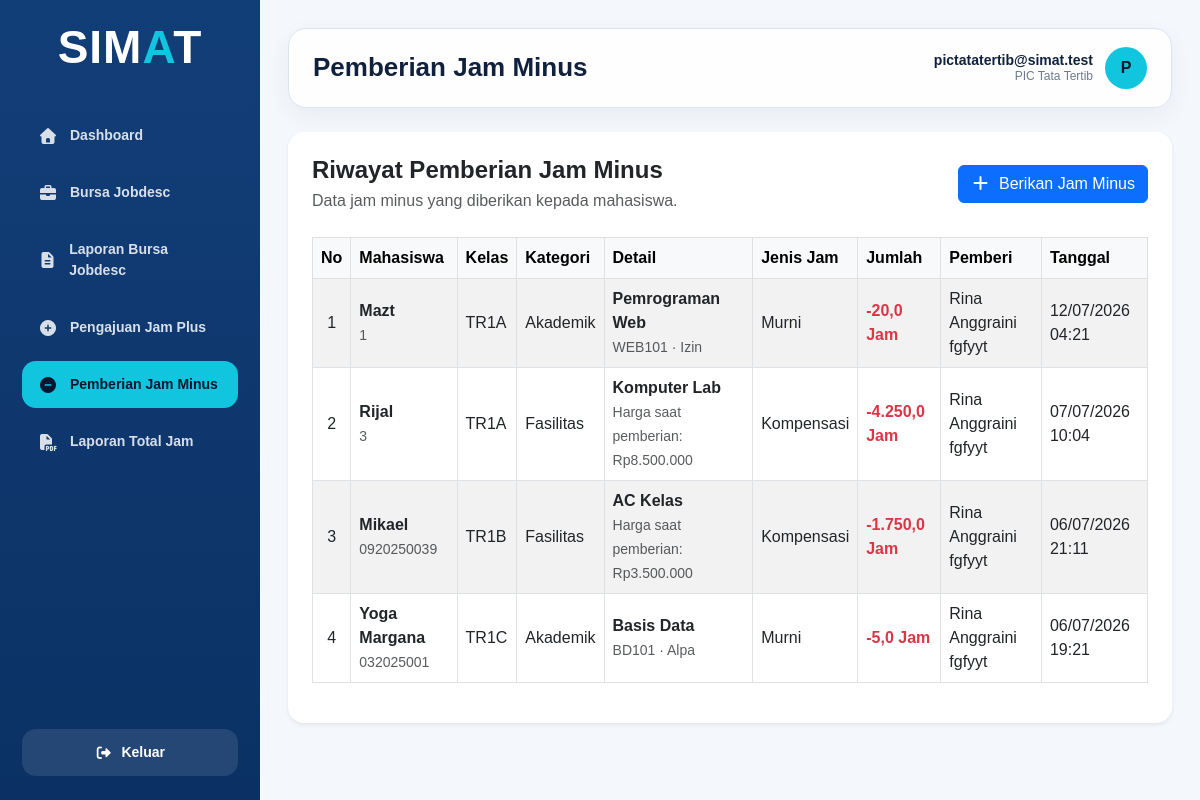
Page /transaksi/pemberian_jam_minus/index.php (signed in) on the earlier database version.
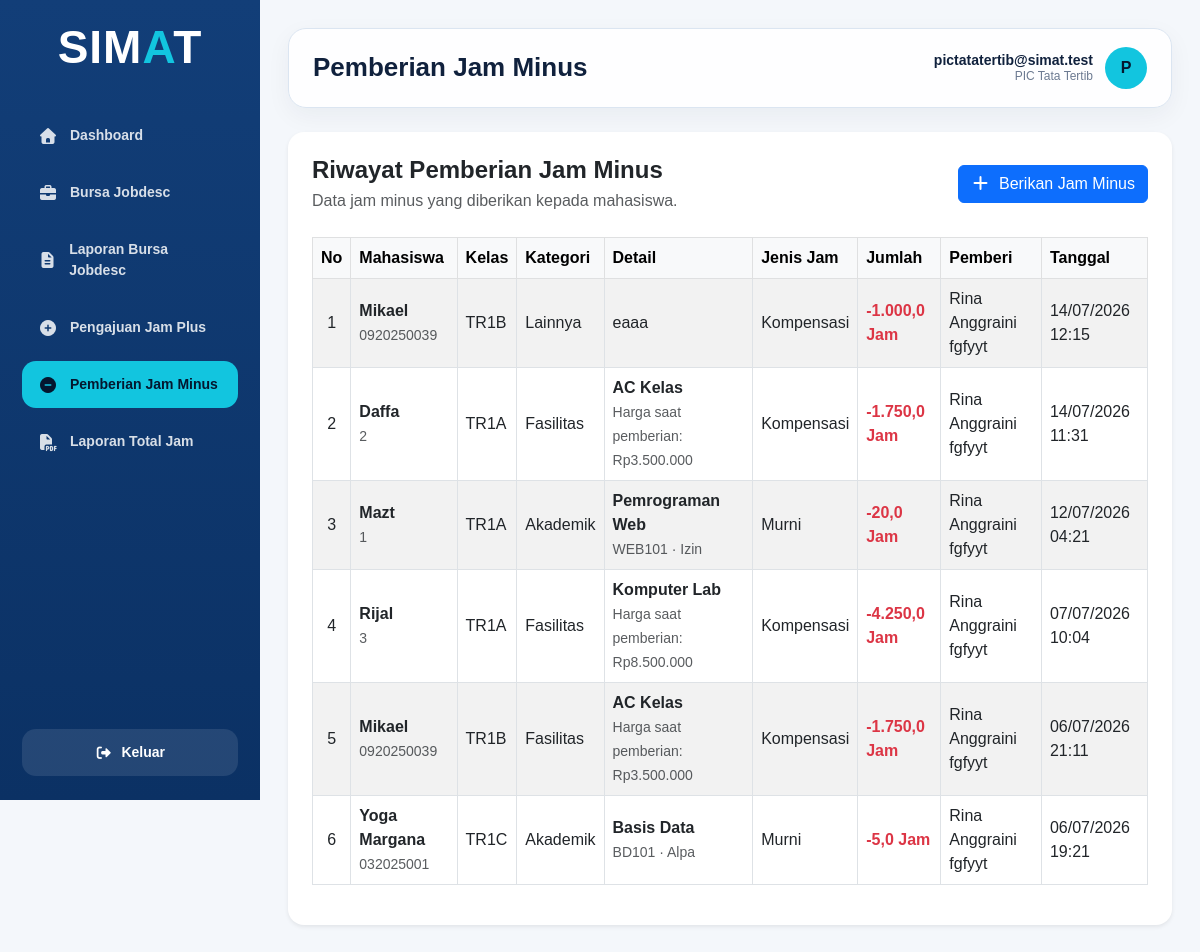
Same page on the later database version.
### tables this page shows
CREATE TABLE `pemberian_jam_minus` (
  `id_pemberian_jam_minus` int(11) NOT NULL,
  `kategori_pelanggaran` enum('Akademik','Fasilitas','Lainnya') NOT NULL,
  `id_detail_kelas_pada_mata_kuliah` int(11) DEFAULT NULL,
  `keterangan_absensi` enum('Izin','Sakit','Alpa') DEFAULT NULL,
  `id_fasilitas` int(11) DEFAULT NULL,
  `harga_fasilitas_saat_pemberian` decimal(15,2) DEFAULT NULL,
  `nama_pelanggaran` varchar(100) NOT NULL,
  `deskripsi_pelanggaran` text DEFAULT NULL,
  `jumlah_jam_minus` decimal(10,1) NOT NULL,
  `jenis_jam` enum('Murni','Kompensasi') NOT NULL,
  `tanggal_pemberian` datetime NOT NULL
);

CREATE TABLE `mahasiswa` (
  `id_mahasiswa` int(11) NOT NULL,
  `id_kelas` int(11) NOT NULL,
  `id_periode_akademik` int(11) NOT NULL,
  `nim` varchar(20) NOT NULL,
  `nama_mahasiswa` varchar(50) NOT NULL,
  `email` varchar(50) DEFAULT NULL,
  `no_hp` varchar(20) DEFAULT NULL,
  `saldo_jam_minus_murni` decimal(10,1) NOT NULL DEFAULT 0.0,
  `saldo_jam_minus_kompensasi` decimal(10,1) NOT NULL DEFAULT 0.0,
  `saldo_jam_plus_murni` decimal(10,1) NOT NULL DEFAULT 0.0,
  `saldo_jam_plus_kompensasi` decimal(10,1) NOT NULL DEFAULT 0.0,
  `status_mahasiswa` enum('Aktif','Tidak Aktif','Lulus','Cuti') DEFAULT 'Aktif'
);

CREATE TABLE `kelas` (
  `id_kelas` int(11) NOT NULL,
  `nama_kelas` varchar(5) NOT NULL,
  `tingkat` enum('1','2','3','4') NOT NULL,
  `jumlah_mahasiswa` int(11) DEFAULT 0,
  `status_kelas` enum('Aktif','Tidak Aktif') DEFAULT 'Aktif'
);

CREATE TABLE `mata_kuliah` (
  `id_matakuliah` int(11) NOT NULL,
  `nama_mata_kuliah` varchar(30) NOT NULL,
  `kode_mata_kuliah` varchar(10) NOT NULL,
  `sks` int(11) NOT NULL,
  `semester` enum('1','2','3','4','5','6','7','8') NOT NULL,
  `status_mata_kuliah` enum('Aktif','Tidak Aktif') DEFAULT 'Aktif'
);

CREATE TABLE `fasilitas` (
  `id_fasilitas` int(11) NOT NULL,
  `nama_fasilitas` varchar(50) NOT NULL,
  `harga` decimal(15,2) DEFAULT 0.00,
  `status_fasilitas` enum('Aktif','Tidak Aktif') DEFAULT 'Aktif',
  `tanggal_pendataan` datetime NOT NULL
);

### config/function.php (called while the page is built, shortened)
<?php
function aman($data)
{
    return htmlspecialchars($data ?? '', ENT_QUOTES, 'UTF-8');
}
function ambil_data_procedure($koneksi, $sql)
{
    $data = [];
    $query = mysqli_query($koneksi, $sql);
    if ($query) {
        while ($row = mysqli_fetch_assoc($query)) {
            $data[] = $row;
        }
    }
    return $data;
}
function format_jam($nilai)
{
    return number_format((float) $nilai, 1, ',', '.');
}
?>

### transaksi/pemberian_jam_minus/index.php (the view, shortened to what the rows shown need)
<?php
require_once "../../config/koneksi.php";
require_once "../../config/function.php";
$data_pemberian = ambil_data_procedure(
    $koneksi,
    "CALL usp_select_pemberian_jam_minus()"
);
require_once "../../includes/dashboard_header.php";
?>
<main class="main-content">
    <div class="topbar">
        <h1 class="page-title">
            Pemberian Jam Minus
        </h1>
    </div>
    <div class="content-wrapper">
        <div class="card border-0 shadow-sm rounded-4">
            <div class="card-body p-4">
                <div class="table-responsive">
                    <table
                        id="myTable"
                        class="
                            table
                            table-hover
                            table-bordered
                            table-striped
                            align-middle
                        "
                    >
                        <thead class="table-light">
                            <tr>
                                <th>No</th>
                                <th>Mahasiswa</th>
                                <th>Kelas</th>
                                <th>Kategori</th>
                                <th>Detail</th>
                                <th>Jenis Jam</th>
                                <th>Jumlah</th>
                                <th>Pemberi</th>
                                <th>Tanggal</th>
                            </tr>
                        </thead>
                        <tbody>
                        <?php if (
                            count($data_pemberian) > 0
                        ) { ?>
                            <?php $no = 1; ?>
                            <?php foreach (
                                $data_pemberian as $row
                            ) { ?>
                                <tr>
                                    <td class="text-center">
                                        <?= $no++; ?>
                                    </td>
                                    <td>
                                        <div class="fw-semibold">
                                            <?= aman(
                                                $row[
                                                    'nama_mahasiswa'
                                                ]
                                            ); ?>
                                        </div>
                                        <small class="text-muted">
                                            <?= aman(
                                                $row['nim']
                                            ); ?>
                                        </small>
                                    </td>
                                    <td>
                                        <?= aman(
                                            $row['nama_kelas']
                                        ); ?>
                                    </td>
                                    <td>
                                        <?= aman(
                                            $row[
                                                'kategori_pelanggaran'
                                            ]
                                        ); ?>
                                    </td>
                                    <td>
                                    <?php if (
                                        $row[
                                            'kategori_pelanggaran'
                                        ] === 'Akademik'
                                    ) { ?>
                                        <div class="fw-semibold">
                                            <?= aman(
                                                $row[
                                                    'nama_mata_kuliah'
                                                ]
                                            ); ?>
                                        </div>
                                        <small class="text-muted">
                                            <?= aman(
                                                $row[
                                                    'kode_mata_kuliah'
                                                ]
                                            ); ?>
                                            ·
                                            <?= aman(
                                                $row[
                                                    'keterangan_absensi'
                                                ]
                                            ); ?>
                                        </small>
                                    <?php } elseif (
                                        $row[
                                            'kategori_pelanggaran'
                                        ] === 'Fasilitas'
                                    ) { ?>
                                        <div class="fw-semibold">
                                            <?= aman(
                                                $row[
                                                    'nama_fasilitas'
                                                ]
                                            ); ?>
                                        </div>
                                        <small class="text-muted">
                                            Harga saat pemberian:
                                            Rp<?= number_format(
                                                (float) $row['harga_fasilitas_saat_pemberian'],
                                                    0,',','.'
                                            ); ?>
                                        </small>
                                    <?php } else { ?>
                                        <?= nl2br(
                                            aman(
                                                $row[
                                                    'deskripsi_pelanggaran'
                                                ]
                                            )
                                        ); ?>
                                    <?php } ?>
                                    </td>
                                    <td>
                                        <?= aman(
                                            $row['jenis_jam']
                                        ); ?>
                                    </td>
                                    <td class="fw-bold text-danger">
                                        -<?= format_jam($row['jumlah_jam_minus']); ?> Jam
                                    </td>
                                    <td>
                                        <?= aman(
                                            $row['nama_pemberi']
                                        ); ?>
                                    </td>
                                    <td>
                                        <?= date(
                                            'd/m/Y H:i',
                                            strtotime(
                                                $row[
                                                    'tanggal_pemberian'
                                                ]
                                            )
                                        ); ?>
                                    </td>
                                </tr>
                            <?php } ?>
                        <?php } ?>
                        </tbody>
                    </table>
                </div>
            </div>
        </div>
    </div>
</main>
<?php
require_once "../../includes/dashboard_footer.php";
?>

Differences in the rows shown:
added pemberian_jam_minus: mahasiswa.nama_mahasiswa "Mikael", mahasiswa.nim "0920250039", kelas.nama_kelas "TR1B", kategori_pelanggaran "Lainnya", deskripsi_pelanggaran "eaaa", jenis_jam "Kompensasi", jumlah_jam_minus "1.000,0", nama_pemberi "Rina Anggraini fgfyyt", tanggal_pemberian "14/07/2026 12:15"
added pemberian_jam_minus: mahasiswa.nama_mahasiswa "Daffa", mahasiswa.nim "2", kelas.nama_kelas "TR1A", kategori_pelanggaran "Fasilitas", id_fasilitas.nama_fasilitas "AC Kelas", harga_fasilitas_saat_pemberian "3.500.000", jenis_jam "Kompensasi", jumlah_jam_minus "1.750,0", nama_pemberi "Rina Anggraini fgfyyt", tanggal_pemberian "14/07/2026 11:31"
